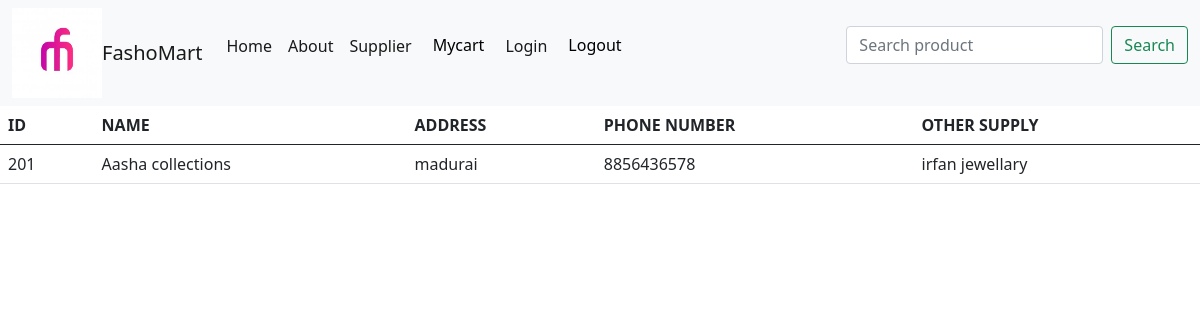
Screenshot of /viewdet2 with the database file from the repository.
### tables this page shows
CREATE TABLE "supdet2" (
	"sid"	INTEGER UNIQUE,
	"sname"	TEXT,
	"saddress"	TEXT,
	"sphone"	INTEGER,
	"othersupply"	TEXT
);

### app.py (the view)
@app.route('/viewdet2', methods=['POST', 'GET'])
def viewdet2():
  conn = sqlite3.connect('JewelManagement.db',check_same_thread=False)
  conn.row_factory = sqlite3.Row
  cur = conn.cursor()
  cur.execute("select * from supdet2")
  rows = cur.fetchall()
  for a in rows:
    print(a)
  return render_template("supdet2.html",rows = rows)

### templates/supdet2.html (shortened to what this page needs)
<html>
    <head>
        <link rel="stylesheet" href="supdet.css">
        <link href="bootstrap.min.css" rel="stylesheet">
        <link href="bootstrap-grid.min.css" rel="stylesheet">
        <link rel="stylesheet" href="https://use.fontawesome.com/releases/v5.7.0/css/all.css"
>
        <link rel="stylesheet" href="{{ url_for('static', filename='css/supdet.css') }}">
        <link rel="stylesheet" href="{{ url_for('static', filename='css/bootstrap.min.css') }}">
        <link rel="stylesheet" href="{{ url_for('static', filename='css/bootstrap-grid.min.css') }}">
    </head>
    <body>
      <nav class="navbar navbar-expand-lg navbar-light bg-light">
        <div class="container-fluid">
            <img src="static\css\logo.jpg" alt="" width="90" height="90" class="d-inline-block align-text-top">
          <a class="navbar-brand" href="{{ url_for('home') }}">FashoMart</a>
          <div class="collapse navbar-collapse" id="navbarScroll">
            <ul class="navbar-nav me-auto my-2 my-lg-0 navbar-nav-scroll" style="--bs-scroll-height: 100px;">
              <li class="nav-item">
                <a class="nav-link active" aria-current="page" href="{{ url_for('home') }}">Home</a>
              </li>
              <li class="nav-item">
                <a class="nav-link active" href="{{ url_for('aboutus') }}">About</a>
              </li>
              <li class="nav-item">
                <a class="nav-link active" href="{{ url_for('supplier') }}">Supplier</a>
              </li>
              <li class="nav-item">
                <form action="newcart"  METHOD="POST">
                  <input type="submit" value="Mycart" class="btn btn-light"></input>
                </form>
              </li>
              <li class="nav-item">
                <a class="nav-link active" href="{{ url_for('login') }}">Login</a>
              </li>
              <li class="nav-item">
                <form action="logout"  METHOD="POST">
                  <input type="submit" value="Logout" class="btn btn-light"></input>
                </form>
              </li>
            </ul>
            <form class="d-flex">
              <input class="form-control me-2" type="search" placeholder="Search product" aria-label="Search">
              <button class="btn btn-outline-success" type="submit">Search</button>
            </form>
          </div>
        </div>
      </nav>
          <form action="viewdet2"  METHOD="POST" >
            <table class="table">
              <thead class="thead-light">
                <tr>
                  <th scope="col">ID</th>
                  <th scope="col">NAME</th>
                  <th scope="col">ADDRESS</th>
                  <th scope="col">PHONE NUMBER</th>
                  <th scope="col">OTHER SUPPLY</th>
                </tr>
              </thead>
              <tbody>
                {% for row in rows %}
                <tr>
                    <td>{{row["sid"]}}</td>
                    <td>{{row["sname"]}}</td>
                    <td>{{row["saddress"]}}</td>
                    <td>{{row["sphone"]}}</td>
                    <td>{{row["othersupply"]}}</td>
                </tr>
                {% endfor %}
              </tbody>
            </table>
            </form>
    </body>
</html>

### rows the page displays
supdet2: sid "201", sname "Aasha collections", saddress "madurai", sphone "8856436578", othersupply "irfan jewellary"
